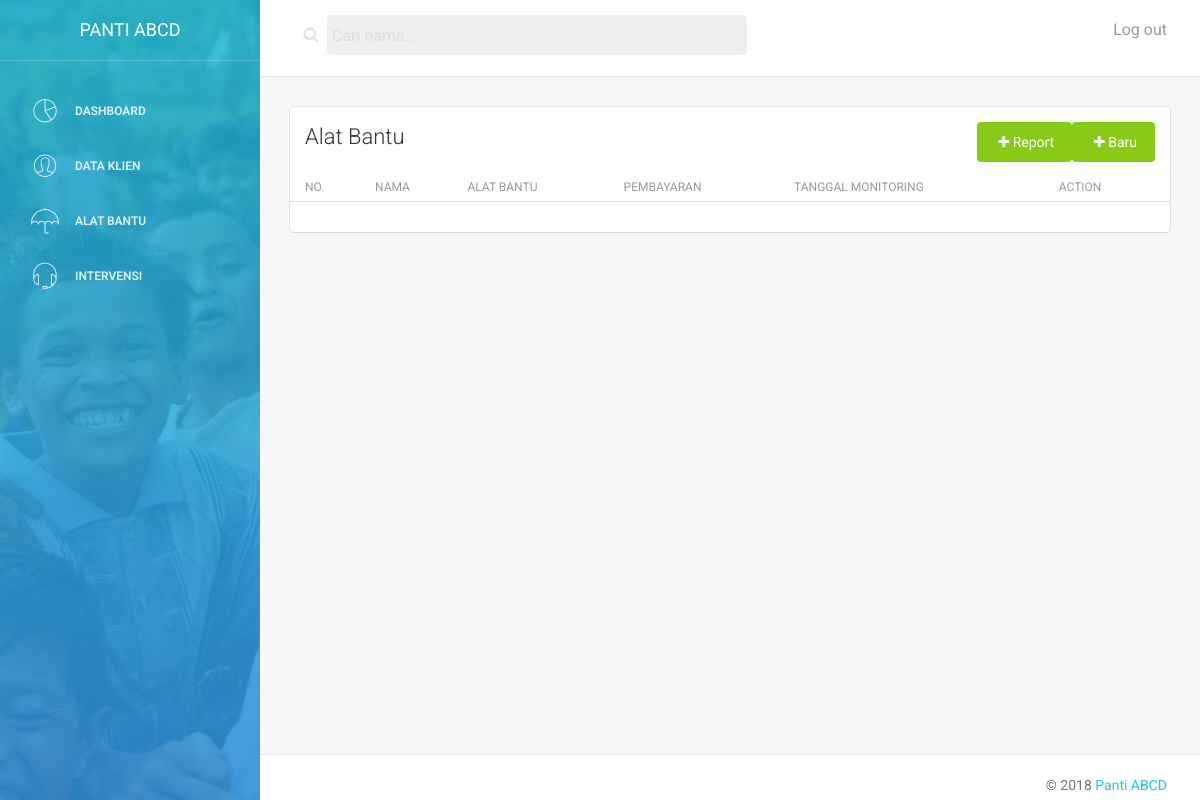
Before: /?act=alat-bantu (signed in) with the older database file.
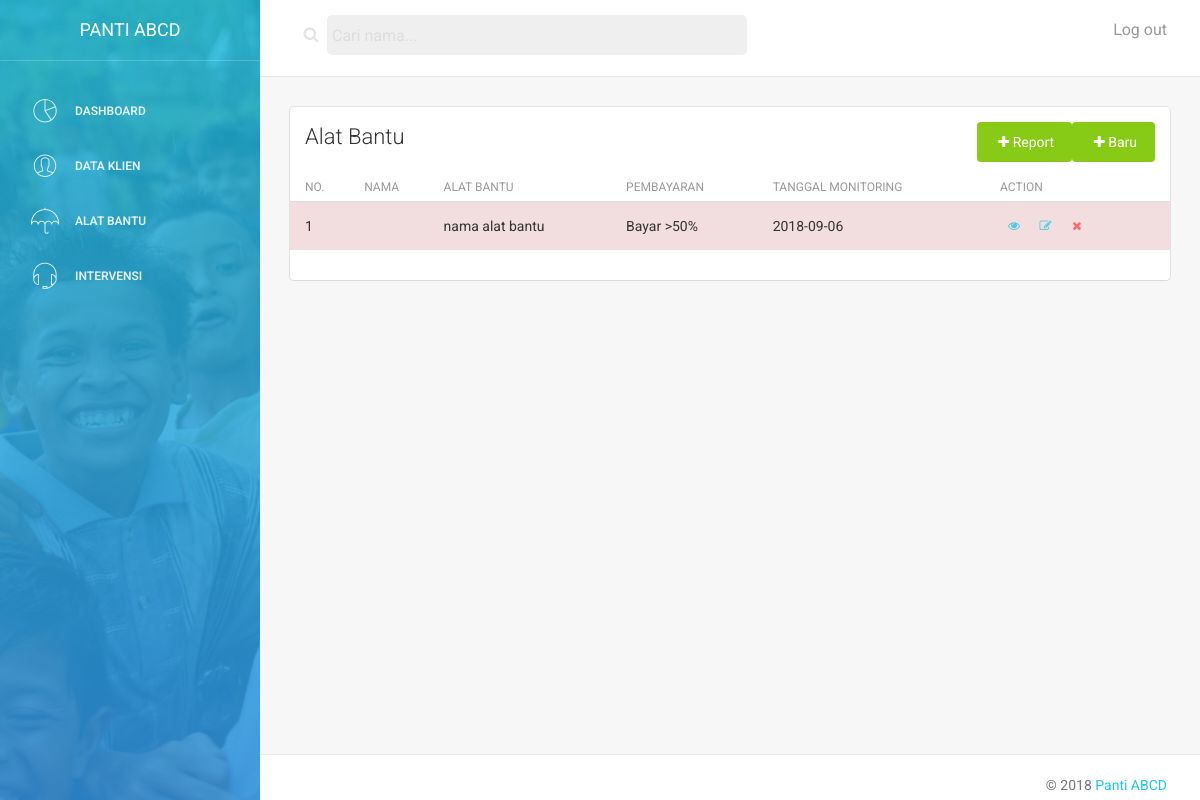
After: the same page with the newer database file.
### tables this page shows
CREATE TABLE `alat_bantu` (
  `id` int(11) NOT NULL,
  `nomor_identifikasi` varchar(25) NOT NULL,
  `alat_bantu` varchar(705) NOT NULL,
  `alat_bantu_diperbaiki` varchar(75) NOT NULL,
  `tanggal_diresepkan` date NOT NULL,
  `jadwal_monitoring` date NOT NULL,
  `mendapat_alat_bantu` enum('ya','tidak') NOT NULL,
  `tanggal_dapat_alat_bantu` date NOT NULL,
  `pembayaran_alat_bantu` enum('Bayar 100%','Bayar >50%','Bayar <50%','Tidak bayar') NOT NULL,
  `asal_alat_bantu` varchar(100) NOT NULL,
  `cara_pemberian_alat_bantu` enum('Telepon/text','Field visit','At base') NOT NULL,
  `tanggal_pemberian_alat` date NOT NULL,
  `keterangan_monitoring` varchar(350) NOT NULL,
  `durasi_penggunaan_alat_bantu` enum('<6 bulan','6 bulan-1 tahun','>1 tahun','Tidak menggunakan') NOT NULL,
  `alasan_tidak_menggunakan` varchar(350) NOT NULL,
  `alasan_lain` varchar(200) NOT NULL,
  `cara_monitoring` enum('Telepon/text','Field visit','At base') NOT NULL,
  `tanggal_monitoring` date NOT NULL,
  `petugas` varchar(50) DEFAULT NULL,
  `created_at` timestamp NOT NULL DEFAULT CURRENT_TIMESTAMP,
  `deleted_at` timestamp NULL DEFAULT NULL
);

### config/app.php (called while the page is built)
<?php
$app_url = "http://localhost/penghuni-panti";
?>

### page/alat_bantu/index.php (the view, shortened to what this page needs)
<?php
$sql = "select alat_bantu.id, biodata.nama, alat_bantu.alat_bantu, alat_bantu.tanggal_monitoring, alat_bantu.pembayaran_alat_bantu from alat_bantu inner join biodata on alat_bantu.nomor_identifikasi = biodata.nomor_identifikasi where alat_bantu.deleted_at is NULL ".$is_admin_kecamatan." order by alat_bantu.id desc";
$query = mysqli_query($conx, $sql) or die(mysqli_error($conx));
?>
<div class="content">
    <div class="container-fluid">
        <div class="row">
            <div class="col-md-12">
                <div class="card">
                    <div class="header">
                    <h4 class="title">Alat Bantu
                         <a href="?act=tambah-alat-bantu" class="btn btn-success btn-fill pull-right"><i class="fa fa-plus"></i>Baru</a>
                         <a href="page/alat_bantu/report.php" class="btn btn-success btn-fill pull-right"><i class="fa fa-plus"></i>Report</a>
                     </h4>
                    </div>
                    <div class="content table-responsive table-full-width">
                        <table class="table table-hover table-striped" id="tamu_internasionalTable">
                            <thead>
                                <tr>
                                    <th>No.</th>
                                    <th>Nama</th>
                                    <th>Alat Bantu</th>
                                    <th>Pembayaran</th>
                                    <th>Tanggal Monitoring</th>
                                    <th>Action</th>
                                </tr>
                            </thead>
                            <tbody>
                                <?php
                                $i=1;
                                while ($member = mysqli_fetch_object($query)) {
                                    ?>
                                    <tr class="danger">
                                        <td><?php echo $i++ ?></td>
                                        <td><?php echo $member->nama ?></td>
                                        <td><?php echo $member->alat_bantu ?></td>
                                        <td><?php echo $member->pembayaran_alat_bantu ?></td>
                                        <td><?php echo $member->tanggal_monitoring ?></td>
                                        <td>
                                            <a href="?act=lihat-alat-bantu&id=<?php echo $member->id ?>" class="btn btn-info btn-simple btn-xs"><i class="fa fa-eye"></i></a>
                                            <a href="?act=edit-alat-bantu&id=<?php echo $member->id ?>" class="btn btn-info btn-simple btn-xs"><i class="fa fa-edit"></i></a>
                                            <a href="#" class="btn btn-danger btn-simple btn-xs" data-toggle="modal" data-target="#hapusAlatBantu" data-name="<?php echo $member->nama ?>" data-id="<?php echo $member->id ?>"><i class="fa fa-times"></i></a></td>
                                        </tr>
                                        <?php
                                    }
                                    ?>
                                </tbody>
                            </table>
                        </div>
                    </div>
                </div>
            </div>
        </div>
    </div>

### index.php (shortened to what this page needs)
<?php
include('config/db.php');
include('config/app.php');
	$act = '';
	if (isset($_GET['act'])) {
		$act = $_GET['act'];
	}
	if (!isset($_SESSION['idm'])) {
		include("page/default/header_login.php");
				include('page/default/login.php');
		include("page/default/footer_login.php");
	} else {
		include('page/default/header.php');
		$is_admin_kecamatan = ($_SESSION['kecamatan'] == 'admin') ? null : " and biodata.kec='".$_SESSION['kecamatan']."' " ;
		switch ($act) {
			case 'alat-bantu':
				include("page/alat_bantu/index.php");
				break;
		}
		include("page/default/footer.php");
	}
?>

### page/default/header.php (shortened to what this page needs)
<!doctype html>
<html lang="en">
<head>
    <link href="assets/css/bootstrap.min.css" rel="stylesheet" />
    <link href="assets/css/animate.min.css" rel="stylesheet"/>
    <link href="assets/css/light-bootstrap-dashboard.css" rel="stylesheet"/>
    <link href="assets/css/font-awesome.min.css" rel="stylesheet">
    <link href="assets/css/pe-icon-7-stroke.css" rel="stylesheet" />
    <link rel="stylesheet" href="assets/css/dataTables.bootstrap.min.css">
</head>
<body>
    <div class="wrapper">
        <div class="sidebar" data-color="azure" data-image="assets/img/bg.jpg">
    <div class="sidebar-wrapper">
        <div class="logo">
            <a href="" class="simple-text">
                Panti ABCD
            </a>
        </div>
        <ul class="nav">
            <li>
                <a href="<?php echo $app_url ?>">
                    <i class="pe-7s-graph"></i>
                    <p>Dashboard</p>
                </a>
            </li>
            <li>
                <a href="<?php echo $app_url ?>/?act=data-klien">
                    <i class="pe-7s-user"></i>
                    <p>Data Klien</p>
                </a>
            </li>
            <li>
                <a href="<?php echo $app_url ?>/?act=alat-bantu">
                    <i class="pe-7s-umbrella"></i>
                    <p>Alat Bantu</p>
                </a>
            </li>
            <li>
                <a href="<?php echo $app_url ?>/?act=intervensi">
                    <i class="pe-7s-headphones"></i>
                    <p>Intervensi</p>
                </a>
            </li>
        </ul>
    </div>
</div>
<div class="main-panel">
    <nav class="navbar navbar-default navbar-fixed">
        <div class="container-fluid">
            <div class="collapse navbar-collapse">
                <form class="navbar-form navbar-left navbar-search-form" role="search">
                    <div class="input-group">
                        <span class="input-group-addon"><i class="fa fa-search"></i></span>
                        <input name="q" type="text" value="" class="form-control" placeholder="Cari nama...">
                    </div>
                </form>
                <ul class="nav navbar-nav navbar-right">
                    <li>
                        <a href="?act=logout">
                            Log out
                        </a>
                    </li>
                </ul>
            </div>
        </div>
    </nav>

### page/default/footer.php (shortened to what this page needs)
<footer class="footer">
            <div class="container-fluid">
                <p class="copyright pull-right">
                    &copy; 2018 <a href="http://www.google.com">Panti ABCD</a>
                </p>
            </div>
        </footer>
    </div>
</div>
</body>
</html>

Changed rows visible on the page:
added alat_bantu: alat_bantu "nama alat bantu", pembayaran_alat_bantu "Bayar >50%", tanggal_monitoring "2018-09-06"
